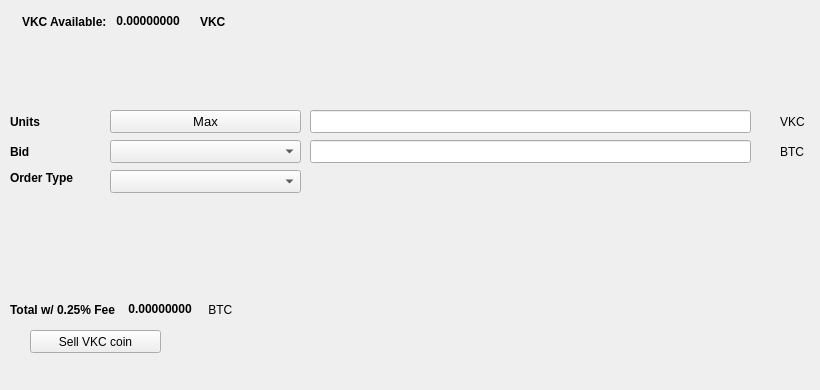
   <widget class="QWidget" name="SellTab">
    <attribute name="title">
     <string>Sell</string>
    </attribute>
    <widget class="QLabel" name="label_16">
     <property name="geometry">
      <rect>
       <x>780</x>
       <y>140</y>
       <width>31</width>
       <height>23</height>
      </rect>
     </property>
     <property name="text">
      <string>BTC</string>
     </property>
    </widget>
    <widget class="QComboBox" name="SellBidcomboBox">
     <property name="geometry">
      <rect>
       <x>110</x>
       <y>140</y>
       <width>191</width>
       <height>23</height>
      </rect>
     </property>
     <property name="font">
      <font>
       <pointsize>10</pointsize>
      </font>
     </property>
    </widget>
    <widget class="QLabel" name="label_18">
     <property name="geometry">
      <rect>
       <x>10</x>
       <y>110</y>
       <width>46</width>
       <height>23</height>
      </rect>
     </property>
     <property name="font">
      <font>
       <weight>75</weight>
       <bold>true</bold>
      </font>
     </property>
     <property name="text">
      <string>Units</string>
     </property>
    </widget>
    <widget class="QPushButton" name="Sell_Max_Amount">
     <property name="geometry">
      <rect>
       <x>110</x>
       <y>110</y>
       <width>191</width>
       <height>23</height>
      </rect>
     </property>
     <property name="font">
      <font>
       <pointsize>10</pointsize>
      </font>
     </property>
     <property name="text">
      <string>Max</string>
     </property>
    </widget>
    <widget class="QLabel" name="label_20">
     <property name="geometry">
      <rect>
       <x>10</x>
       <y>170</y>
       <width>91</width>
       <height>16</height>
      </rect>
     </property>
     <property name="font">
      <font>
       <weight>75</weight>
       <bold>true</bold>
      </font>
     </property>
     <property name="text">
      <string>Order Type</string>
     </property>
    </widget>
    <widget class="QComboBox" name="SellOrdertypeCombo">
     <property name="geometry">
      <rect>
       <x>110</x>
       <y>170</y>
       <width>191</width>
       <height>23</height>
      </rect>
     </property>
     <property name="font">
      <font>
       <pointsize>10</pointsize>
      </font>
     </property>
    </widget>
    <widget class="QLabel" name="label_21">
     <property name="geometry">
      <rect>
       <x>10</x>
       <y>140</y>
       <width>46</width>
       <height>23</height>
      </rect>
     </property>
     <property name="font">
      <font>
       <weight>75</weight>
       <bold>true</bold>
      </font>
     </property>
     <property name="text">
      <string>Bid</string>
     </property>
    </widget>
    <widget class="QLabel" name="label_22">
     <property name="geometry">
      <rect>
       <x>780</x>
       <y>110</y>
       <width>31</width>
       <height>23</height>
      </rect>
     </property>
     <property name="text">
      <string>VKC</string>
     </property>
    </widget>
    <widget class="QLineEdit" name="UnitsInputvkcoin">
     <property name="geometry">
      <rect>
       <x>310</x>
       <y>110</y>
       <width>441</width>
       <height>23</height>
      </rect>
     </property>
     <property name="font">
      <font>
       <pointsize>9</pointsize>
       <weight>75</weight>
       <bold>true</bold>
      </font>
     </property>
    </widget>
    <widget class="QLineEdit" name="SellBidPriceEdit">
     <property name="geometry">
      <rect>
       <x>310</x>
       <y>140</y>
       <width>441</width>
       <height>23</height>
      </rect>
     </property>
     <property name="font">
      <font>
       <pointsize>9</pointsize>
       <weight>75</weight>
       <bold>true</bold>
      </font>
     </property>
    </widget>
    <widget class="QPushButton" name="SellvkcoinBTN">
     <property name="geometry">
      <rect>
       <x>30</x>
       <y>330</y>
       <width>131</width>
       <height>23</height>
      </rect>
     </property>
     <property name="text">
      <string>Sell VKC coin</string>
     </property>
     <property name="icon">
      <iconset resource="../vkcoin">
       <normaloff>:/icons/bitcoin</normaloff>:/icons/bitcoin</iconset>
     </property>
    </widget>
    <widget class="QWidget" name="layoutWidget3">
     <property name="geometry">
      <rect>
       <x>22</x>
       <y>12</y>
       <width>258</width>
       <height>19</height>
      </rect>
     </property>
     <layout class="QHBoxLayout" name="horizontalLayout">
      <item>
       <widget class="QLabel" name="label232_2">
        <property name="font">
         <font>
          <weight>75</weight>
          <bold>true</bold>
         </font>
        </property>
        <property name="text">
         <string>VKC Available:</string>
        </property>
       </widget>
      </item>
      <item>
       <widget class="QLabel" name="vkcoinAvailableLabel">
        <property name="palette">
         <palette>
          <active>
           <colorrole role="WindowText">
            <brush brushstyle="SolidPattern">
             <color alpha="255">
              <red>0</red>
              <green>0</green>
              <blue>0</blue>
             </color>
            </brush>
           </colorrole>
           <colorrole role="Button">
            <brush brushstyle="SolidPattern">
             <color alpha="255">
              <red>0</red>
              <green>170</green>
              <blue>0</blue>
             </color>
            </brush>
           </colorrole>
           <colorrole role="Light">
            <brush brushstyle="SolidPattern">
             <color alpha="255">
              <red>0</red>
              <green>255</green>
              <blue>0</blue>
             </color>
            </brush>
           </colorrole>
           <colorrole role="Midlight">
            <brush brushstyle="SolidPattern">
             <color alpha="255">
              <red>0</red>
              <green>212</green>
              <blue>0</blue>
             </color>
            </brush>
           </colorrole>
           <colorrole role="Dark">
            <brush brushstyle="SolidPattern">
             <color alpha="255">
              <red>0</red>
              <green>85</green>
              <blue>0</blue>
             </color>
            </brush>
           </colorrole>
           <colorrole role="Mid">
            <brush brushstyle="SolidPattern">
             <color alpha="255">
              <red>0</red>
              <green>113</green>
              <blue>0</blue>
             </color>
            </brush>
           </colorrole>
           <colorrole role="Text">
            <brush brushstyle="SolidPattern">
             <color alpha="255">
              <red>0</red>
              <green>170</green>
              <blue>0</blue>
             </color>
            </brush>
           </colorrole>
           <colorrole role="BrightText">
            <brush brushstyle="SolidPattern">
             <color alpha="255">
              <red>255</red>
              <green>255</green>
              <blue>255</blue>
             </color>
            </brush>
           </colorrole>
           <colorrole role="ButtonText">
            <brush brushstyle="SolidPattern">
             <color alpha="255">
              <red>0</red>
              <green>0</green>
              <blue>0</blue>
             </color>
            </brush>
           </colorrole>
           <colorrole role="Base">
            <brush brushstyle="SolidPattern">
             <color alpha="255">
              <red>255</red>
              <green>255</green>
              <blue>255</blue>
             </color>
            </brush>
           </colorrole>
           <colorrole role="Window">
            <brush brushstyle="SolidPattern">
             <color alpha="255">
              <red>0</red>
              <green>170</green>
              <blue>0</blue>
             </color>
            </brush>
           </colorrole>
           <colorrole role="Shadow">
            <brush brushstyle="SolidPattern">
             <color alpha="255">
              <red>0</red>
              <green>0</green>
              <blue>0</blue>
             </color>
            </brush>
           </colorrole>
           <colorrole role="AlternateBase">
            <brush brushstyle="SolidPattern">
             <color alpha="255">
              <red>127</red>
              <green>212</green>
              <blue>127</blue>
             </color>
            </brush>
           </colorrole>
           <colorrole role="ToolTipBase">
            <brush brushstyle="SolidPattern">
             <color alpha="255">
              <red>255</red>
              <green>255</green>
              <blue>220</blue>
             </color>
            </brush>
           </colorrole>
           <colorrole role="ToolTipText">
            <brush brushstyle="SolidPattern">
             <color alpha="255">
              <red>0</red>
              <green>0</green>
              <blue>0</blue>
             </color>
            </brush>
           </colorrole>
          </active>
          <inactive>
           <colorrole role="WindowText">
            <brush brushstyle="SolidPattern">
             <color alpha="255">
              <red>0</red>
              <green>0</green>
              <blue>0</blue>
             </color>
            </brush>
           </colorrole>
           <colorrole role="Button">
            <brush brushstyle="SolidPattern">
             <color alpha="255">
              <red>0</red>
              <green>170</green>
              <blue>0</blue>
             </color>
            </brush>
           </colorrole>
           <colorrole role="Light">
            <brush brushstyle="SolidPattern">
             <color alpha="255">
              <red>0</red>
              <green>255</green>
              <blue>0</blue>
             </color>
            </brush>
           </colorrole>
           <colorrole role="Midlight">
            <brush brushstyle="SolidPattern">
             <color alpha="255">
              <red>0</red>
              <green>212</green>
              <blue>0</blue>
             </color>
            </brush>
           </colorrole>
           <colorrole role="Dark">
            <brush brushstyle="SolidPattern">
             <color alpha="255">
              <red>0</red>
              <green>85</green>
              <blue>0</blue>
             </color>
            </brush>
           </colorrole>
           <colorrole role="Mid">
            <brush brushstyle="SolidPattern">
             <color alpha="255">
              <red>0</red>
              <green>113</green>
              <blue>0</blue>
             </color>
            </brush>
           </colorrole>
           <colorrole role="Text">
            <brush brushstyle="SolidPattern">
             <color alpha="255">
              <red>0</red>
              <green>170</green>
              <blue>0</blue>
             </color>
            </brush>
           </colorrole>
           <colorrole role="BrightText">
            <brush brushstyle="SolidPattern">
             <color alpha="255">
              <red>255</red>
              <green>255</green>
              <blue>255</blue>
             </color>
            </brush>
           </colorrole>
           <colorrole role="ButtonText">
            <brush brushstyle="SolidPattern">
             <color alpha="255">
              <red>0</red>
              <green>0</green>
              <blue>0</blue>
             </color>
            </brush>
           </colorrole>
           <colorrole role="Base">
            <brush brushstyle="SolidPattern">
             <color alpha="255">
              <red>255</red>
              <green>255</green>
              <blue>255</blue>
             </color>
            </brush>
           </colorrole>
           <colorrole role="Window">
            <brush brushstyle="SolidPattern">
             <color alpha="255">
              <red>0</red>
              <green>170</green>
              <blue>0</blue>
             </color>
            </brush>
           </colorrole>
           <colorrole role="Shadow">
            <brush brushstyle="SolidPattern">
             <color alpha="255">
              <red>0</red>
              <green>0</green>
              <blue>0</blue>
             </color>
            </brush>
           </colorrole>
           <colorrole role="AlternateBase">
            <brush brushstyle="SolidPattern">
             <color alpha="255">
              <red>127</red>
              <green>212</green>
              <blue>127</blue>
             </color>
            </brush>
           </colorrole>
           <colorrole role="ToolTipBase">
            <brush brushstyle="SolidPattern">
             <color alpha="255">
              <red>255</red>
              <green>255</green>
              <blue>220</blue>
             </color>
            </brush>
           </colorrole>
           <colorrole role="ToolTipText">
            <brush brushstyle="SolidPattern">
             <color alpha="255">
              <red>0</red>
              <green>0</green>
              <blue>0</blue>
             </color>
            </brush>
           </colorrole>
          </inactive>
          <disabled>
           <colorrole role="WindowText">
            <brush brushstyle="SolidPattern">
             <color alpha="255">
              <red>0</red>
              <green>85</green>
              <blue>0</blue>
             </color>
            </brush>
           </colorrole>
           <colorrole role="Button">
            <brush brushstyle="SolidPattern">
             <color alpha="255">
              <red>0</red>
              <green>170</green>
              <blue>0</blue>
             </color>
            </brush>
           </colorrole>
           <colorrole role="Light">
            <brush brushstyle="SolidPattern">
             <color alpha="255">
              <red>0</red>
              <green>255</green>
              <blue>0</blue>
             </color>
            </brush>
           </colorrole>
           <colorrole role="Midlight">
            <brush brushstyle="SolidPattern">
             <color alpha="255">
              <red>0</red>
              <green>212</green>
              <blue>0</blue>
             </color>
            </brush>
           </colorrole>
           <colorrole role="Dark">
            <brush brushstyle="SolidPattern">
             <color alpha="255">
              <red>0</red>
              <green>85</green>
              <blue>0</blue>
             </color>
            </brush>
           </colorrole>
           <colorrole role="Mid">
            <brush brushstyle="SolidPattern">
             <color alpha="255">
              <red>0</red>
              <green>113</green>
              <blue>0</blue>
             </color>
            </brush>
           </colorrole>
           <colorrole role="Text">
            <brush brushstyle="SolidPattern">
             <color alpha="255">
              <red>0</red>
              <green>85</green>
              <blue>0</blue>
             </color>
            </brush>
           </colorrole>
           <colorrole role="BrightText">
            <brush brushstyle="SolidPattern">
             <color alpha="255">
              <red>255</red>
              <green>255</green>
              <blue>255</blue>
             </color>
            </brush>
           </colorrole>
           <colorrole role="ButtonText">
            <brush brushstyle="SolidPattern">
             <color alpha="255">
              <red>0</red>
              <green>85</green>
              <blue>0</blue>
             </color>
            </brush>
           </colorrole>
           <colorrole role="Base">
            <brush brushstyle="SolidPattern">
             <color alpha="255">
              <red>0</red>
              <green>170</green>
              <blue>0</blue>
             </color>
            </brush>
           </colorrole>
           <colorrole role="Window">
            <brush brushstyle="SolidPattern">
             <color alpha="255">
              <red>0</red>
              <green>170</green>
              <blue>0</blue>
             </color>
            </brush>
           </colorrole>
           <colorrole role="Shadow">
            <brush brushstyle="SolidPattern">
             <color alpha="255">
              <red>0</red>
              <green>0</green>
              <blue>0</blue>
             </color>
            </brush>
           </colorrole>
           <colorrole role="AlternateBase">
            <brush brushstyle="SolidPattern">
             <color alpha="255">
              <red>0</red>
              <green>170</green>
              <blue>0</blue>
             </color>
            </brush>
           </colorrole>
           <colorrole role="ToolTipBase">
            <brush brushstyle="SolidPattern">
             <color alpha="255">
              <red>255</red>
              <green>255</green>
              <blue>220</blue>
             </color>
            </brush>
           </colorrole>
           <colorrole role="ToolTipText">
            <brush brushstyle="SolidPattern">
             <color alpha="255">
              <red>0</red>
              <green>0</green>
              <blue>0</blue>
             </color>
            </brush>
           </colorrole>
          </disabled>
         </palette>
        </property>
        <property name="font">
         <font>
          <weight>75</weight>
          <bold>true</bold>
         </font>
        </property>
        <property name="text">
         <string> 0.00000000 </string>
        </property>
        <property name="textInteractionFlags">
         <set>Qt::LinksAccessibleByMouse|Qt::TextSelectableByKeyboard|Qt::TextSelectableByMouse</set>
        </property>
       </widget>
      </item>
      <item>
       <widget class="QLabel" name="labelvkcoin">
        <property name="font">
         <font>
          <weight>75</weight>
          <bold>true</bold>
         </font>
        </property>
        <property name="text">
         <string>VKC</string>
        </property>
       </widget>
      </item>
     </layout>
    </widget>
    <widget class="QWidget" name="layoutWidget">
     <property name="geometry">
      <rect>
       <x>10</x>
       <y>300</y>
       <width>268</width>
       <height>19</height>
      </rect>
     </property>
     <layout class="QHBoxLayout" name="horizontalLayout_2">
      <item>
       <widget class="QLabel" name="label_19">
        <property name="font">
         <font>
          <weight>75</weight>
          <bold>true</bold>
         </font>
        </property>
        <property name="text">
         <string>Total w/ 0.25% Fee </string>
        </property>
       </widget>
      </item>
      <item>
       <widget class="QLabel" name="SellCostLabel">
        <property name="palette">
         <palette>
          <active>
           <colorrole role="WindowText">
            <brush brushstyle="SolidPattern">
             <color alpha="255">
              <red>0</red>
              <green>0</green>
              <blue>0</blue>
             </color>
            </brush>
           </colorrole>
           <colorrole role="Button">
            <brush brushstyle="SolidPattern">
             <color alpha="255">
              <red>0</red>
              <green>170</green>
              <blue>0</blue>
             </color>
            </brush>
           </colorrole>
           <colorrole role="Light">
            <brush brushstyle="SolidPattern">
             <color alpha="255">
              <red>0</red>
              <green>255</green>
              <blue>0</blue>
             </color>
            </brush>
           </colorrole>
           <colorrole role="Midlight">
            <brush brushstyle="SolidPattern">
             <color alpha="255">
              <red>0</red>
              <green>212</green>
              <blue>0</blue>
             </color>
            </brush>
           </colorrole>
           <colorrole role="Dark">
            <brush brushstyle="SolidPattern">
             <color alpha="255">
              <red>0</red>
              <green>85</green>
              <blue>0</blue>
             </color>
            </brush>
           </colorrole>
           <colorrole role="Mid">
            <brush brushstyle="SolidPattern">
             <color alpha="255">
              <red>0</red>
              <green>113</green>
              <blue>0</blue>
             </color>
            </brush>
           </colorrole>
           <colorrole role="Text">
            <brush brushstyle="SolidPattern">
             <color alpha="255">
              <red>0</red>
              <green>170</green>
              <blue>0</blue>
             </color>
            </brush>
           </colorrole>
           <colorrole role="BrightText">
            <brush brushstyle="SolidPattern">
             <color alpha="255">
              <red>255</red>
              <green>255</green>
              <blue>255</blue>
             </color>
            </brush>
           </colorrole>
           <colorrole role="ButtonText">
            <brush brushstyle="SolidPattern">
             <color alpha="255">
              <red>0</red>
              <green>0</green>
              <blue>0</blue>
             </color>
            </brush>
           </colorrole>
           <colorrole role="Base">
            <brush brushstyle="SolidPattern">
             <color alpha="255">
              <red>255</red>
              <green>255</green>
              <blue>255</blue>
             </color>
            </brush>
           </colorrole>
           <colorrole role="Window">
            <brush brushstyle="SolidPattern">
             <color alpha="255">
              <red>0</red>
              <green>170</green>
              <blue>0</blue>
             </color>
            </brush>
           </colorrole>
           <colorrole role="Shadow">
            <brush brushstyle="SolidPattern">
             <color alpha="255">
              <red>0</red>
              <green>0</green>
              <blue>0</blue>
             </color>
            </brush>
           </colorrole>
           <colorrole role="AlternateBase">
            <brush brushstyle="SolidPattern">
             <color alpha="255">
              <red>127</red>
              <green>212</green>
              <blue>127</blue>
             </color>
            </brush>
           </colorrole>
           <colorrole role="ToolTipBase">
            <brush brushstyle="SolidPattern">
             <color alpha="255">
              <red>255</red>
              <green>255</green>
              <blue>220</blue>
             </color>
            </brush>
           </colorrole>
           <colorrole role="ToolTipText">
            <brush brushstyle="SolidPattern">
             <color alpha="255">
              <red>0</red>
              <green>0</green>
              <blue>0</blue>
             </color>
            </brush>
           </colorrole>
          </active>
          <inactive>
           <colorrole role="WindowText">
            <brush brushstyle="SolidPattern">
             <color alpha="255">
              <red>0</red>
              <green>0</green>
              <blue>0</blue>
             </color>
            </brush>
           </colorrole>
           <colorrole role="Button">
            <brush brushstyle="SolidPattern">
             <color alpha="255">
              <red>0</red>
              <green>170</green>
              <blue>0</blue>
             </color>
            </brush>
           </colorrole>
           <colorrole role="Light">
            <brush brushstyle="SolidPattern">
             <color alpha="255">
              <red>0</red>
              <green>255</green>
              <blue>0</blue>
             </color>
            </brush>
           </colorrole>
           <colorrole role="Midlight">
            <brush brushstyle="SolidPattern">
             <color alpha="255">
              <red>0</red>
              <green>212</green>
              <blue>0</blue>
             </color>
            </brush>
           </colorrole>
           <colorrole role="Dark">
            <brush brushstyle="SolidPattern">
             <color alpha="255">
              <red>0</red>
              <green>85</green>
              <blue>0</blue>
             </color>
            </brush>
           </colorrole>
           <colorrole role="Mid">
            <brush brushstyle="SolidPattern">
             <color alpha="255">
              <red>0</red>
              <green>113</green>
              <blue>0</blue>
             </color>
            </brush>
           </colorrole>
           <colorrole role="Text">
            <brush brushstyle="SolidPattern">
             <color alpha="255">
              <red>0</red>
              <green>170</green>
              <blue>0</blue>
             </color>
            </brush>
           </colorrole>
           <colorrole role="BrightText">
            <brush brushstyle="SolidPattern">
             <color alpha="255">
              <red>255</red>
              <green>255</green>
              <blue>255</blue>
             </color>
            </brush>
           </colorrole>
           <colorrole role="ButtonText">
            <brush brushstyle="SolidPattern">
             <color alpha="255">
              <red>0</red>
              <green>0</green>
              <blue>0</blue>
             </color>
            </brush>
           </colorrole>
           <colorrole role="Base">
            <brush brushstyle="SolidPattern">
             <color alpha="255">
              <red>255</red>
              <green>255</green>
              <blue>255</blue>
             </color>
            </brush>
           </colorrole>
           <colorrole role="Window">
            <brush brushstyle="SolidPattern">
             <color alpha="255">
              <red>0</red>
              <green>170</green>
              <blue>0</blue>
             </color>
            </brush>
           </colorrole>
           <colorrole role="Shadow">
            <brush brushstyle="SolidPattern">
             <color alpha="255">
              <red>0</red>
              <green>0</green>
              <blue>0</blue>
             </color>
            </brush>
           </colorrole>
           <colorrole role="AlternateBase">
            <brush brushstyle="SolidPattern">
             <color alpha="255">
              <red>127</red>
              <green>212</green>
              <blue>127</blue>
             </color>
            </brush>
           </colorrole>
           <colorrole role="ToolTipBase">
            <brush brushstyle="SolidPattern">
             <color alpha="255">
              <red>255</red>
              <green>255</green>
              <blue>220</blue>
             </color>
            </brush>
           </colorrole>
           <colorrole role="ToolTipText">
            <brush brushstyle="SolidPattern">
             <color alpha="255">
              <red>0</red>
              <green>0</green>
              <blue>0</blue>
             </color>
            </brush>
           </colorrole>
          </inactive>
          <disabled>
           <colorrole role="WindowText">
            <brush brushstyle="SolidPattern">
             <color alpha="255">
              <red>0</red>
              <green>85</green>
              <blue>0</blue>
             </color>
            </brush>
           </colorrole>
           <colorrole role="Button">
            <brush brushstyle="SolidPattern">
             <color alpha="255">
              <red>0</red>
              <green>170</green>
              <blue>0</blue>
             </color>
            </brush>
           </colorrole>
           <colorrole role="Light">
            <brush brushstyle="SolidPattern">
             <color alpha="255">
              <red>0</red>
              <green>255</green>
              <blue>0</blue>
             </color>
            </brush>
           </colorrole>
           <colorrole role="Midlight">
            <brush brushstyle="SolidPattern">
             <color alpha="255">
              <red>0</red>
              <green>212</green>
              <blue>0</blue>
             </color>
            </brush>
           </colorrole>
           <colorrole role="Dark">
            <brush brushstyle="SolidPattern">
             <color alpha="255">
              <red>0</red>
              <green>85</green>
              <blue>0</blue>
             </color>
            </brush>
           </colorrole>
           <colorrole role="Mid">
            <brush brushstyle="SolidPattern">
             <color alpha="255">
              <red>0</red>
              <green>113</green>
              <blue>0</blue>
             </color>
            </brush>
           </colorrole>
           <colorrole role="Text">
            <brush brushstyle="SolidPattern">
             <color alpha="255">
              <red>0</red>
              <green>85</green>
              <blue>0</blue>
             </color>
            </brush>
           </colorrole>
           <colorrole role="BrightText">
            <brush brushstyle="SolidPattern">
             <color alpha="255">
              <red>255</red>
              <green>255</green>
              <blue>255</blue>
             </color>
            </brush>
           </colorrole>
           <colorrole role="ButtonText">
            <brush brushstyle="SolidPattern">
             <color alpha="255">
              <red>0</red>
              <green>85</green>
              <blue>0</blue>
             </color>
            </brush>
           </colorrole>
           <colorrole role="Base">
            <brush brushstyle="SolidPattern">
             <color alpha="255">
              <red>0</red>
              <green>170</green>
              <blue>0</blue>
             </color>
            </brush>
           </colorrole>
           <colorrole role="Window">
            <brush brushstyle="SolidPattern">
             <color alpha="255">
              <red>0</red>
              <green>170</green>
              <blue>0</blue>
             </color>
            </brush>
           </colorrole>
           <colorrole role="Shadow">
            <brush brushstyle="SolidPattern">
             <color alpha="255">
              <red>0</red>
              <green>0</green>
              <blue>0</blue>
             </color>
            </brush>
           </colorrole>
           <colorrole role="AlternateBase">
            <brush brushstyle="SolidPattern">
             <color alpha="255">
              <red>0</red>
              <green>170</green>
              <blue>0</blue>
             </color>
            </brush>
           </colorrole>
           <colorrole role="ToolTipBase">
            <brush brushstyle="SolidPattern">
             <color alpha="255">
              <red>255</red>
              <green>255</green>
              <blue>220</blue>
             </color>
            </brush>
           </colorrole>
           <colorrole role="ToolTipText">
            <brush brushstyle="SolidPattern">
             <color alpha="255">
              <red>0</red>
              <green>0</green>
              <blue>0</blue>
             </color>
            </brush>
           </colorrole>
          </disabled>
         </palette>
        </property>
        <property name="font">
         <font>
          <weight>75</weight>
          <bold>true</bold>
         </font>
        </property>
        <property name="autoFillBackground">
         <bool>false</bool>
        </property>
        <property name="text">
         <string> 0.00000000</string>
        </property>
        <property name="textInteractionFlags">
         <set>Qt::LinksAccessibleByMouse|Qt::TextSelectableByMouse</set>
        </property>
       </widget>
      </item>
      <item>
       <widget class="QLabel" name="label_17">
        <property name="font">
         <font>
          <weight>50</weight>
          <bold>false</bold>
         </font>
        </property>
        <property name="text">
         <string> BTC</string>
        </property>
       </widget>
      </item>
     </layout>
    </widget>
    <widget class="QLabel" name="label_23">
     <property name="geometry">
      <rect>
       <x>460</x>
       <y>300</y>
       <width>281</width>
       <height>81</height>
      </rect>
     </property>
     <property name="text">
      <string/>
     </property>
     <property name="pixmap">
      <pixmap>:/images/bittrex</pixmap>
     </property>
    </widget>
   </widget>
